Frame 1 (no input): blank canvas, image omitted
Frame 60 (the mouse pressed at the canvas centre just before this capture): blank canvas, image omitted
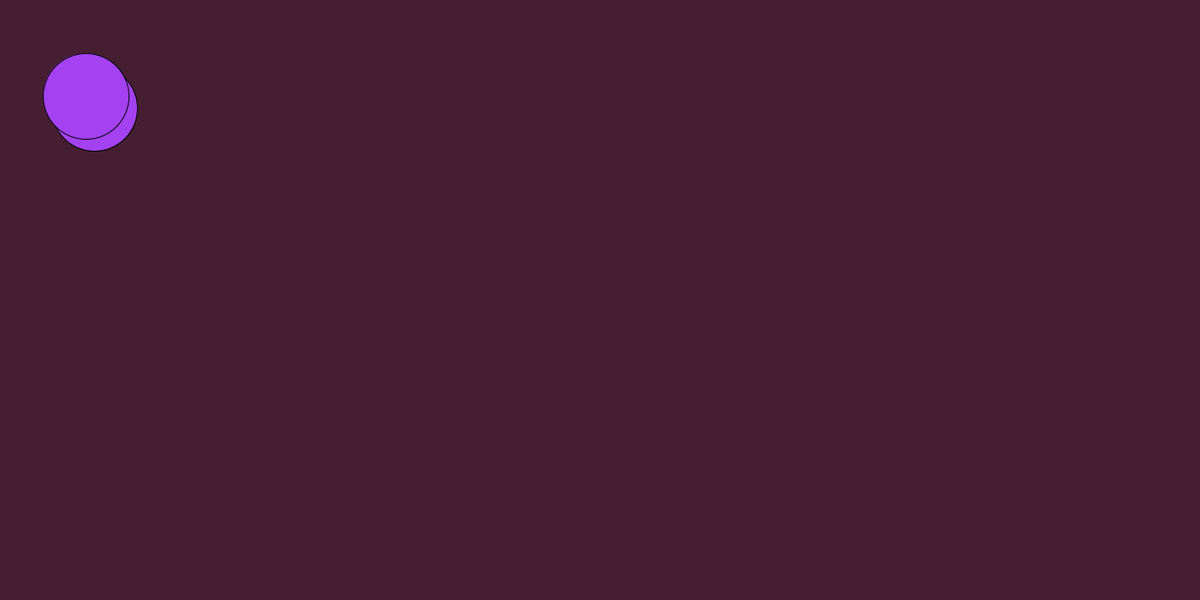
Frame 120 (the mouse held since frame 60 and released just before this capture)

The Processing sketch whose frames 1 and 60 were blank and that drew this single picture after the mouse press (run headless with seeded random() and noise(); from frame 60 on, the mouse is pressed at the canvas centre):

// Processing sketch: bouncingBallsLists
// ── bouncingBallsLists.pde
//declaring object
ArrayList<Ball> ballGroup = new ArrayList<Ball>();
// Ball[] ballGroup;
// int pos = 0;

void setup() {
    size(1400,700);
}

void draw() {
    background(70,30,50);
 //Drawing the balls :D
    for (int i =0; i< ballGroup.size(); i++){
        ballGroup.get(i).display();
        ballGroup.get(i).move();

        // original Array Code
        // ballGroup[i].display();
        // ballGroup[i].move();
    }


    for (Ball theBall : ballGroup){
        theBall.move();

        for (Ball otherBall : ballGroup){
            if (theBall != otherBall) {
            theBall.checkCollision(otherBall);
            }
        }

        theBall.display();
    }
}
void mousePressed (){
    // Creates a new object at the end of the array
    ballGroup.add(new Ball(mouseX, mouseY,100, width, height));
    //creates a new object at theis array postion
    


    // if (pos < ballGroup.length) {
    //     ballGroup[pos]=new Ball(mouseX,mouseY, 100);
    //     pos++;
    // }
}
// ── Ball.pde
class Ball {
int x,y,d;
//RGB Colors
int cr,cg,cb;
// velocity
int dx,dy;
//for screen dimensions
int width,height;
    //Constructor Method
    Ball (int ballx, int bally, int balld, int windoww, int windowh){
        x=ballx;
        y=bally;
        d=balld;
        //random colors
        cr= int( random (0,255));
        cg= int( random (0,255));
        cb= int( random (0,255));

        //velocity
        dx= int (random(-10,10));
        dy= int (random(-10,10));

        width=windoww;
        height=windowh;

    }

void display(){
    fill(cr,cg,cb);
    circle(x,y,d);

}
void move(){
    //Applying the velocity
    x= x+dx;
    y= y+dy;

    if (x<=0 + d/2 || x>= width - d/2 ){
        //reverses directrion
        dx= dx*-1;
    }
    if (y<= 0 + d/2 || y>= height -d/2 ){
        dy= dy*-1;

    }


}
    void checkCollision(Ball otherBall){
        double distanceApart = dist(x,y,otherBall.x,otherBall.y);
    
    
        if (distanceApart < d){
        int tempdx = dx;
        int tempdy = dy;

        dx = otherBall.dx;
        dy = otherBall.dy;




        otherBall.dx = tempdx;
        otherBall.dy = tempdy;
    }
    }



}
